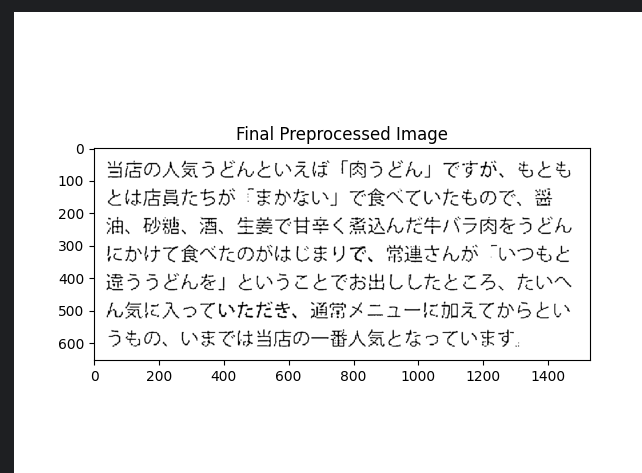
#> input picture スクリーンショット 2024-07-18 101358.png, 642 x 473 px
$ python image_processing.py
#> lines starting #> are read from the running program, lines starting #| are printed output that depends on the picture; after the words box and inside, x2 and y2 are one past the last pixel; in counts of white or black regions, pixels touching at a corner belong together
import cv2
import numpy as np
import pytesseract
from PIL import Image
import tempfile
import matplotlib.pyplot as plt

# Tesseractの実行ファイルのパスを設定
tesseract_cmd = r'C:\Users\211015\PycharmProjects\djangoProject1\tesseract\tesseract.exe'
pytesseract.pytesseract.tesseract_cmd = tesseract_cmd


def preprocess_image(image_path):
    try:
        # 画像をファイルから読み込む。np.fromfileを使用して、ファイルパスに日本語が含まれていても正しく読み込めるようにする
        img = cv2.imdecode(np.fromfile(image_path, dtype=np.uint8), cv2.IMREAD_UNCHANGED)
#> img is the input picture: shape (473, 642, 4); mean B, G, R, A 234.4, 234.3, 234.2, 255
        if img is None:
            print("Error: Image not loaded.")
            return None

        # 画像をリサイズして詳細をより明確にする
        img = cv2.resize(img, (img.shape[1] * 3, img.shape[0] * 3), interpolation=cv2.INTER_CUBIC)
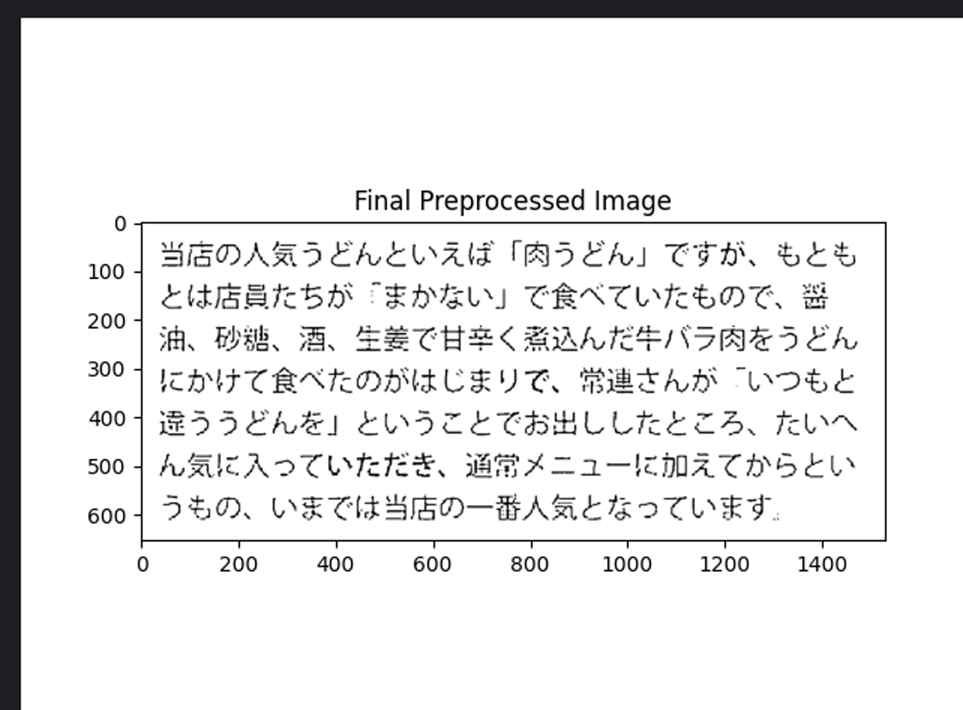
#> img: shape (1419, 1926, 4) (shown at 1/2 size); mean B, G, R, A 234, 233.8, 233.8, 255

        # 画像をグレースケールに変換して色情報を取り除く
        gray = cv2.cvtColor(img, cv2.COLOR_BGR2GRAY)

        # ガウシアンブラーを適用してノイズを除去
        gray = cv2.GaussianBlur(gray, (3, 3), 0)

        # CLAHEを適用してコントラストを強化
        clahe = cv2.createCLAHE(clipLimit=3.0, tileGridSize=(8, 8))
        gray = clahe.apply(gray)

        # シャープ化フィルターを適用
        kernel = np.array([[0, -1, 0], [-1, 5, -1], [0, -1, 0]])
        gray = cv2.filter2D(gray, -1, kernel)

        # 明るさとコントラストの調整
        gray = cv2.convertScaleAbs(gray, alpha=2.0, beta=0)
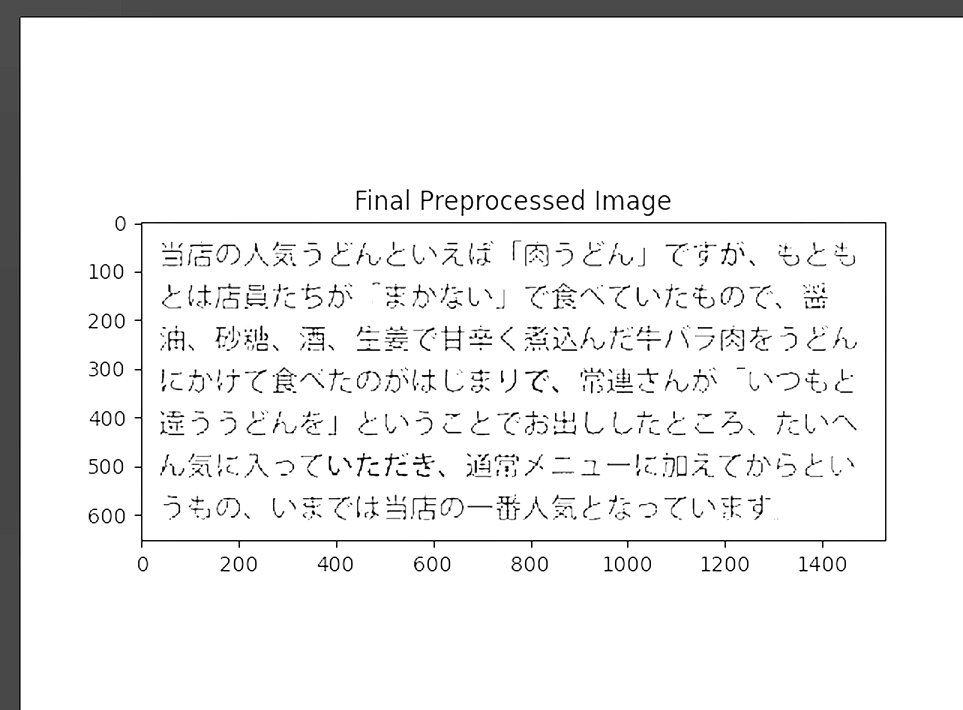
#> gray: shape (1419, 1926) (shown at 1/2 size); min 0, max 255, mean 239.3

        # デバッグ用にグレースケール画像を一時ファイルに保存
        temp_gray_file = tempfile.NamedTemporaryFile(delete=False, suffix='.png')
        cv2.imwrite(temp_gray_file.name, gray)
        print(f"Grayscale image saved to: {temp_gray_file.name}")

        # 適応的な二値化を適用して、画像を白黒に変換
        binary = cv2.adaptiveThreshold(gray, 255, cv2.ADAPTIVE_THRESH_GAUSSIAN_C,
                                       cv2.THRESH_BINARY, 15, 9)
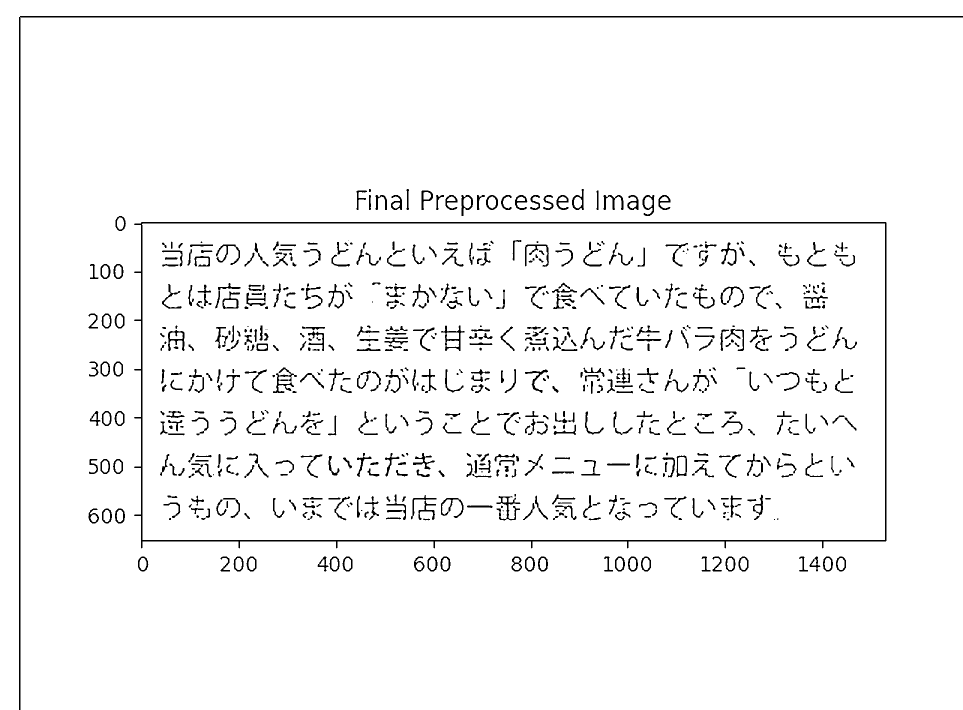
#> binary: shape (1419, 1926) (shown at 1/2 size); 96.2% white; 739 black regions (86 under 20 px), largest, box (x1, y1, x2, y2) and area: (268, 444, 1773, 1097) 13339, (38, 32, 1926, 1419) 9811, (993, 992, 1041, 1041) 663

        # モルフォロジー変換を適用して文字を強調
        kernel = np.ones((2, 2), np.uint8)
        binary = cv2.morphologyEx(binary, cv2.MORPH_CLOSE, kernel)
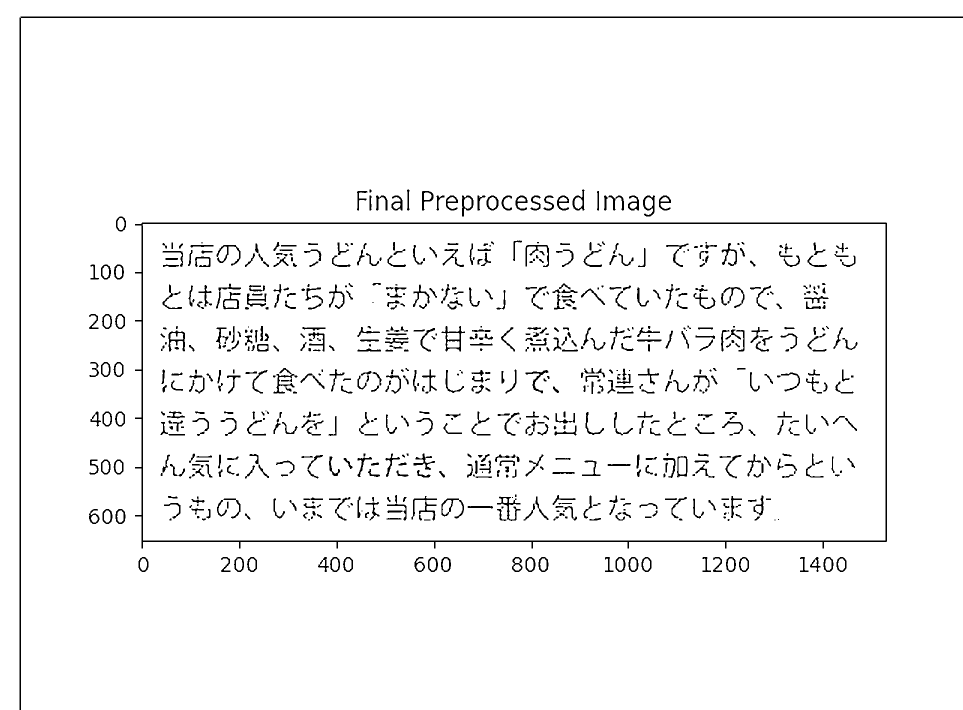
#> binary: shape (1419, 1926) (shown at 1/2 size); 96.2% white; 806 black regions (105 under 20 px), largest, box (x1, y1, x2, y2) and area: (270, 445, 1774, 1097) 13324, (39, 33, 1926, 1419) 9805, (883, 652, 930, 703) 587
        binary = cv2.morphologyEx(binary, cv2.MORPH_OPEN, kernel)
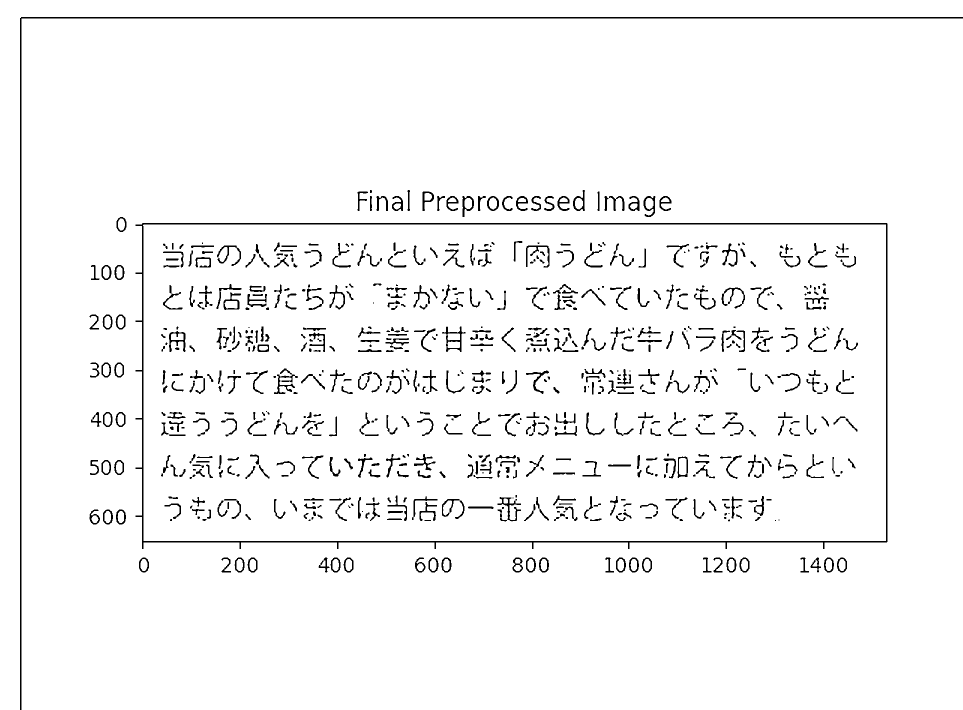
#> binary: shape (1419, 1926) (shown at 1/2 size); 96.2% white; 767 black regions (98 under 20 px), largest, box (x1, y1, x2, y2) and area: (271, 446, 1775, 1098) 13324, (40, 34, 1926, 1419) 9800, (548, 737, 596, 788) 647

        # シャープ化フィルターをもう一度適用
        kernel_sharpen = np.array([[-1, -1, -1], [-1, 9, -1], [-1, -1, -1]])
        binary = cv2.filter2D(binary, -1, kernel_sharpen)

        # デバッグ用に最終処理画像を一時ファイルに保存
        temp_final_file = tempfile.NamedTemporaryFile(delete=False, suffix='.png')
        cv2.imwrite(temp_final_file.name, binary)
        print(f"Final preprocessed image saved to: {temp_final_file.name}")

        # 処理結果の表示
        plt.imshow(binary, cmap='gray')
        plt.title('Final Preprocessed Image')
        plt.show()

        return temp_final_file.name

    except Exception as e:
        print(f"Exception in preprocess_image: {e}")
        return None

def extract_text_from_image(image_path):
    try:
        temp_image_path = preprocess_image(image_path)

        if temp_image_path is None:
            return "Error: Image preprocessing failed."

        pil_img = Image.open(temp_image_path)

        # OCR設定を詳細に指定
        custom_config = r'--oem 1 --psm 6'  # LSTM OCRエンジンを使用し、単一の均一なブロックのテキストとして処理

        # OCRを実行し、各文字の位置情報を取得
#> (the run stopped early here; a loop or call above may not have finished)

$ run again, with スクリーンショット 2024-07-10 135319.png copied over スクリーンショット 2024-07-18 101358.png
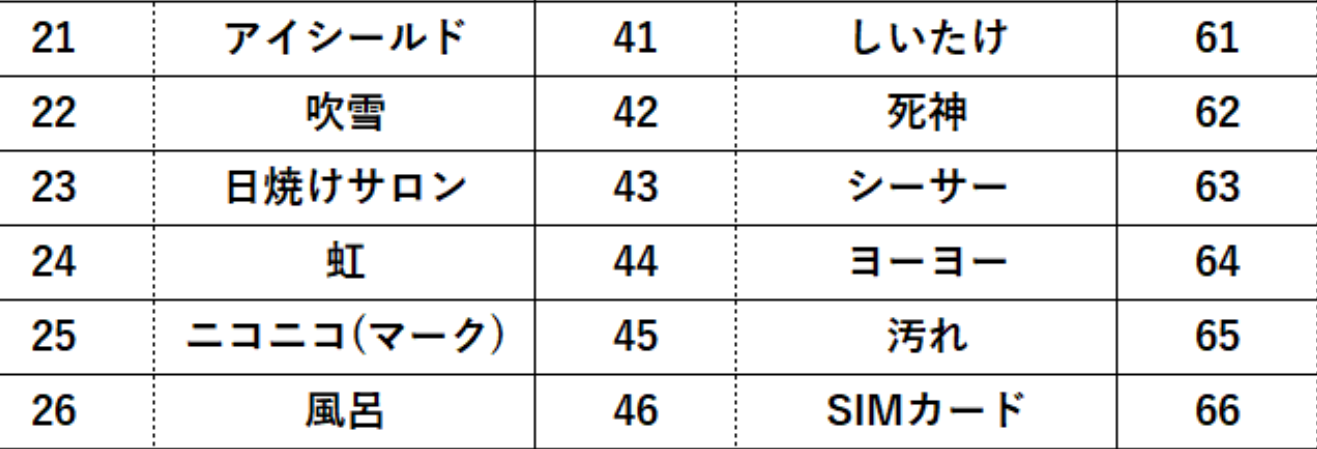
#> input picture スクリーンショット 2024-07-10 135319.png, 1317 x 449 px
#> in preprocess_image, img is the input picture: shape (449, 1317, 4); mean B, G, R, A 234.3, 234.3, 234.2, 255
#> img: shape (1347, 3951, 4)
#> in preprocess_image, `binary = cv2.adaptiveThreshold(gray, 255, cv2.ADAPTIVE_THRESH_GAUSSIAN..`:
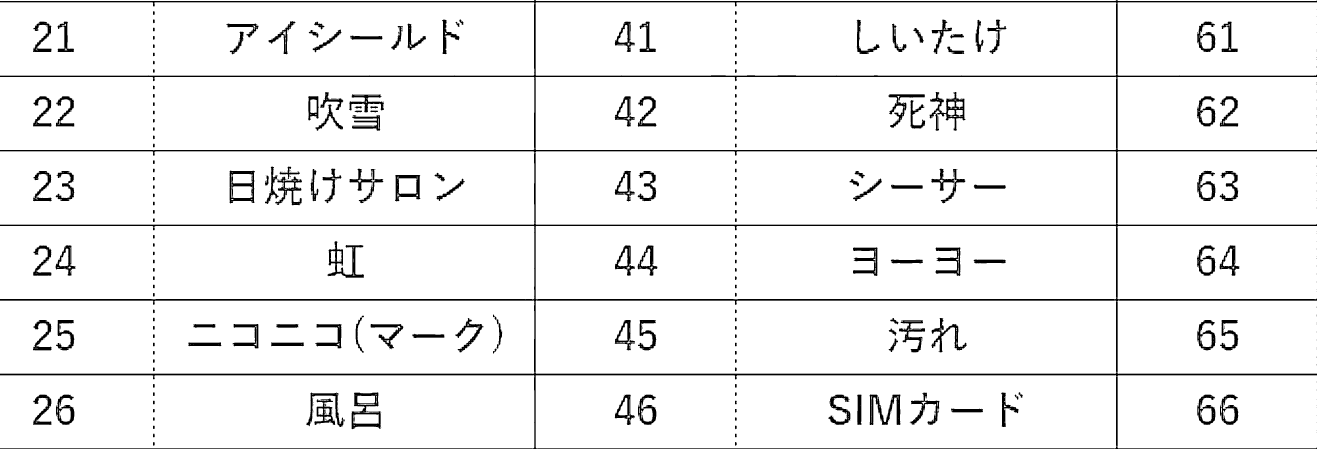
#> binary: shape (1347, 3951) (shown at 1/3 size); 94.6% white; 423 black regions (204 under 20 px), largest, box (x1, y1, x2, y2) and area: (0, 0, 3951, 1347) 123821, (2789, 276, 2896, 392) 3583, (1054, 1177, 1143, 1288) 3539
#> in preprocess_image, `binary = cv2.morphologyEx(binary, cv2.MORPH_OPEN, kernel)`:
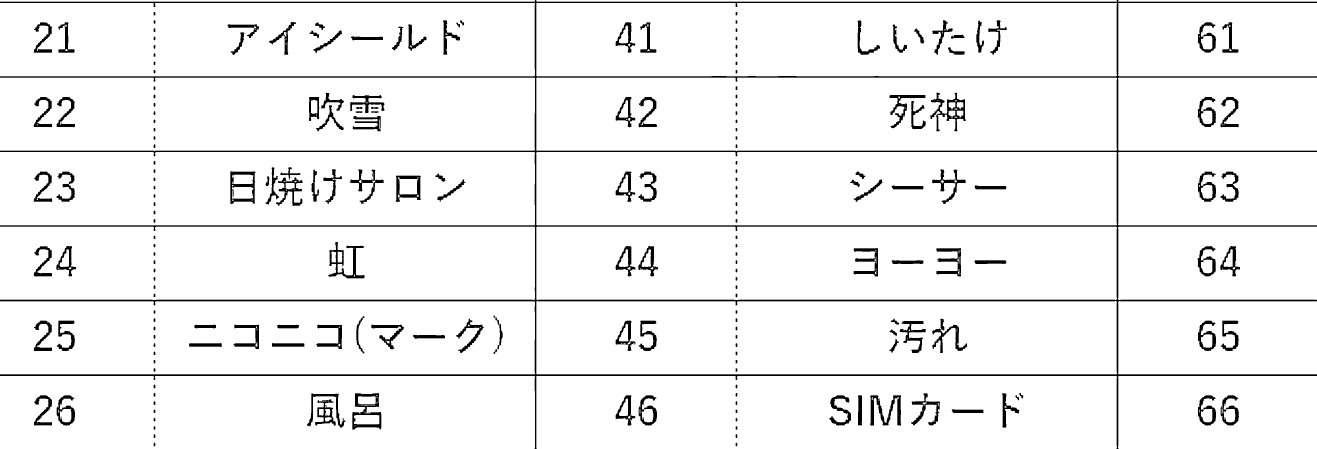
#> binary: shape (1347, 3951) (shown at 1/3 size); 94.8% white; 218 black regions (3 under 20 px), largest, box (x1, y1, x2, y2) and area: (0, 0, 3951, 1347) 115891, (1057, 1179, 1144, 1289) 3576, (2791, 278, 2898, 394) 3499

$ run again, with スクリーンショット 2024-07-10 144904.png copied over スクリーンショット 2024-07-18 101358.png
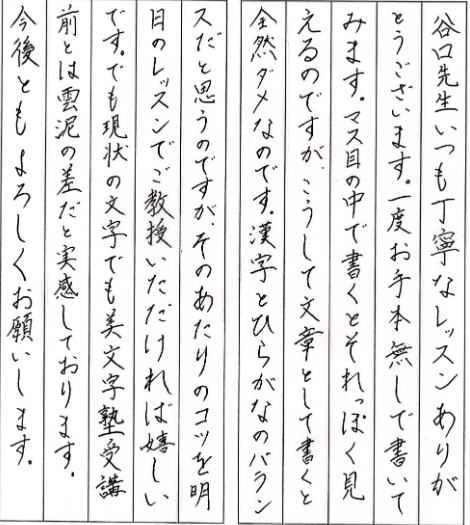
#> input picture スクリーンショット 2024-07-10 144904.png, 470 x 525 px
#> in preprocess_image, img is the input picture: shape (525, 470, 4); mean B, G, R, A 232.2, 232.2, 232.5, 255
#> img: shape (1575, 1410, 4)
#> in preprocess_image, `binary = cv2.adaptiveThreshold(gray, 255, cv2.ADAPTIVE_THRESH_GAUSSIAN..`:
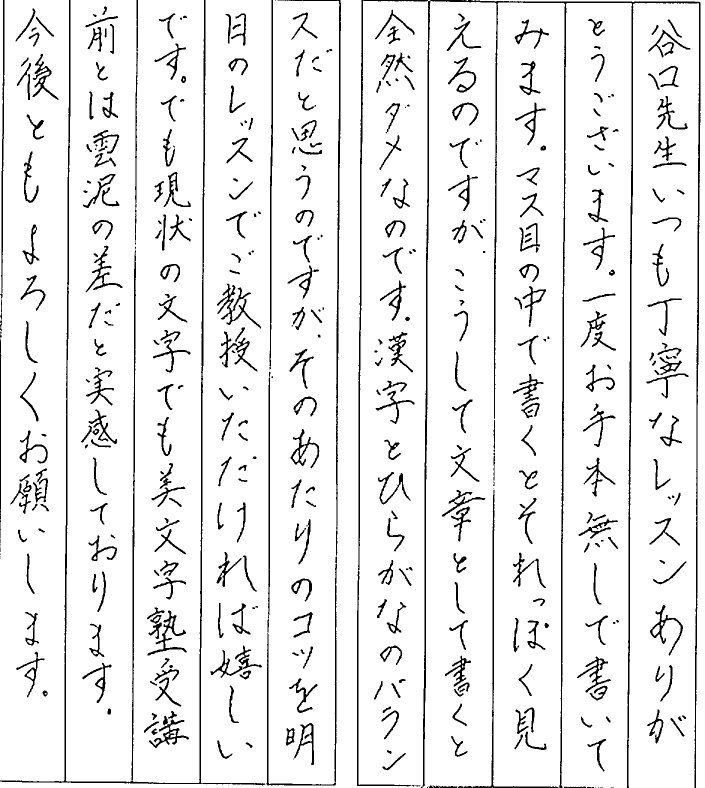
#> binary: shape (1575, 1410) (shown at 1/2 size); 92.6% white; 448 black regions (59 under 20 px), largest, box (x1, y1, x2, y2) and area: (714, 0, 1401, 1575) 28517, (0, 0, 531, 1571) 13906, (533, 0, 682, 1571) 7734
#> in preprocess_image, `binary = cv2.morphologyEx(binary, cv2.MORPH_OPEN, kernel)`:
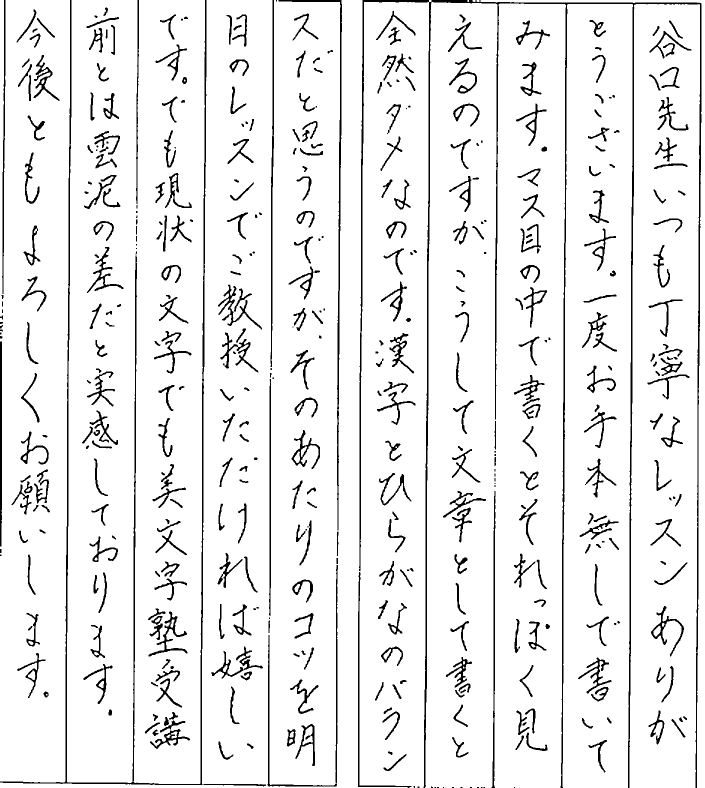
#> binary: shape (1575, 1410) (shown at 1/2 size); 92.5% white; 471 black regions (61 under 20 px), largest, box (x1, y1, x2, y2) and area: (718, 0, 1403, 1575) 27245, (0, 0, 413, 1570) 13525, (557, 0, 684, 1061) 3808

$ run again, with スクリーンショット 2024-07-10 145015.png copied over スクリーンショット 2024-07-18 101358.png
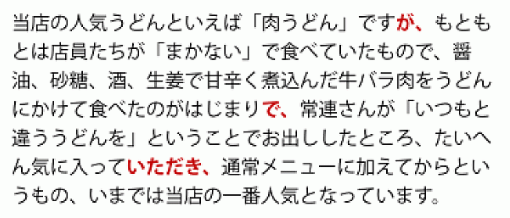
#> input picture スクリーンショット 2024-07-10 145015.png, 510 x 218 px
#> in preprocess_image, img is the input picture: shape (218, 510, 4); mean B, G, R, A 226.5, 228.1, 227.8, 255
#> img: shape (654, 1530, 4)
#> in preprocess_image, `binary = cv2.adaptiveThreshold(gray, 255, cv2.ADAPTIVE_THRESH_GAUSSIAN..`:
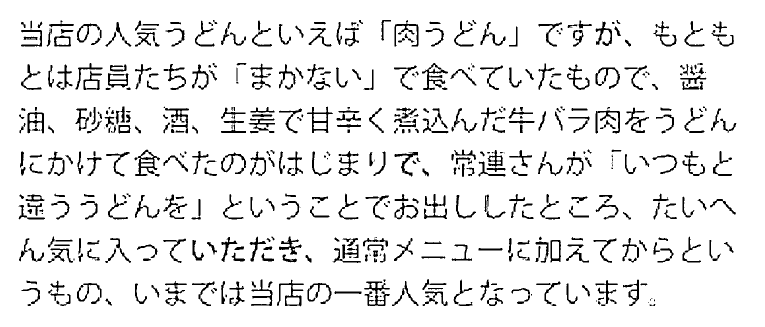
#> binary: shape (654, 1530) (shown at 1/2 size); 91.8% white; 571 black regions (90 under 20 px), largest, box (x1, y1, x2, y2) and area: (269, 299, 320, 352) 845, (844, 126, 896, 180) 811, (554, 559, 608, 613) 744
#> in preprocess_image, `binary = cv2.morphologyEx(binary, cv2.MORPH_OPEN, kernel)`:
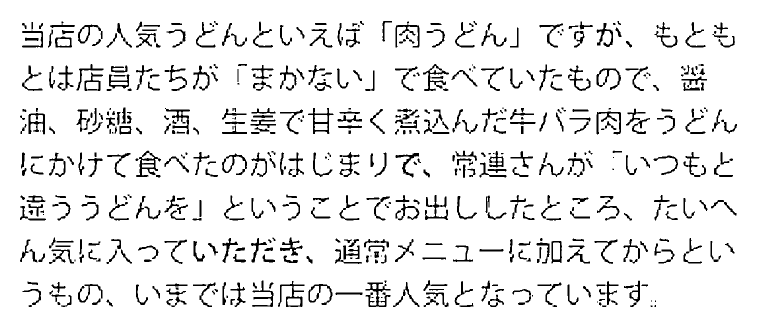
#> binary: shape (654, 1530) (shown at 1/2 size); 91.8% white; 568 black regions (68 under 20 px), largest, box (x1, y1, x2, y2) and area: (731, 565, 781, 614) 897, (272, 301, 322, 354) 826, (556, 562, 609, 614) 741
